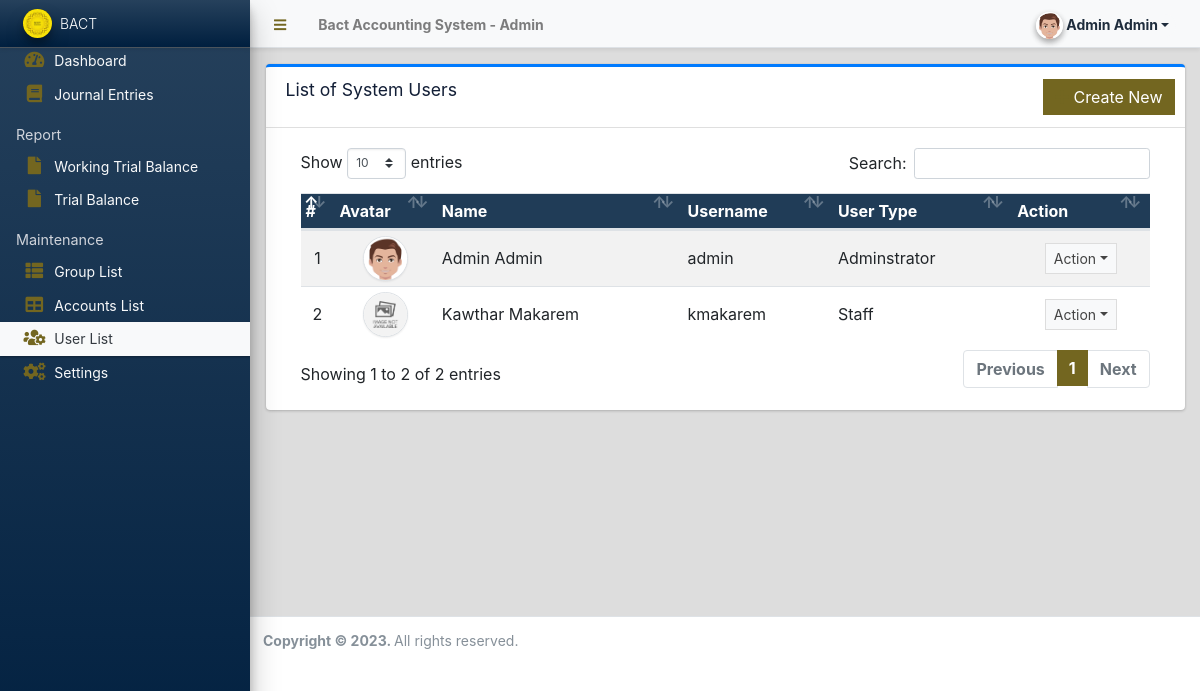
The app's page /admin/?page=user/list (signed in) with its own data.
### tables this page shows
CREATE TABLE `users` (
  `id` int(50) NOT NULL,
  `firstname` varchar(250) NOT NULL,
  `middlename` text DEFAULT NULL,
  `lastname` varchar(250) NOT NULL,
  `username` text NOT NULL,
  `password` text NOT NULL,
  `avatar` text DEFAULT NULL,
  `last_login` datetime DEFAULT NULL,
  `type` tinyint(1) NOT NULL DEFAULT 0,
  `status` int(1) NOT NULL DEFAULT 1 COMMENT '0=not verified, 1 = verified',
  `date_added` datetime NOT NULL DEFAULT current_timestamp(),
  `date_updated` datetime DEFAULT NULL ON UPDATE current_timestamp()
);

### config.php (called while the page is built, shortened)
<?php
function validate_image($file)
{
    if (!empty($file)) {
        $ex = explode('?', $file);
        $file = $ex[0];
        $param =  isset($ex[1]) ? '?' . $ex[1]  : '';
        if (is_file(base_app . $file)) {
            return base_url . $file . $param;
        } else {
            return base_url . 'dist/img/no-image-available.png';
        }
    } else {
        return base_url . 'dist/img/no-image-available.png';
    }
}

### admin/user/list.php (the view, shortened to what this page needs)
<div class="card card-outline card-primary">
	<div class="card-header">
		<h3 class="card-title">List of System Users</h3>
		<div class="card-tools">
			<a href="?page=user/manage_user" class="btn btn-flat btn-primary"><span class="fas fa-plus"></span>  Create New</a>
		</div>
	</div>
	<div class="card-body">
		<div class="container-fluid">
        <div class="container-fluid">
			<table class="table table-hover table-striped">
				<!-- <colgroup>
					<col width="5%">
					<col width="10%">
					<col width="20%">
					<col width="20%">
					<col width="15%">
					<col width="15%">
					<col width="10%">
				</colgroup> -->
				<thead>
					<tr class="custom-tr">
						<th>#</th>
						<th>Avatar</th>
						<th>Name</th>
						<th>Username</th>
						<th>User Type</th>
						<th>Action</th>
					</tr>
				</thead>
				<tbody>
					<?php
						$i = 1;
						$qry = $conn->query("SELECT *,concat(firstname,' ',lastname) as name from `users` where id != '1' order by concat(firstname,' ',lastname) asc ");
						while($row = $qry->fetch_assoc()):
					?>
						<tr>
							<td class="text-center"><?php echo $i++; ?></td>
							<td class="text-center"><img src="<?php echo validate_image($row['avatar']) ?>" class="img-avatar img-thumbnail p-0 border-2" alt="user_avatar"></td>
							<td><?php echo ucwords($row['name']) ?></td>
							<td ><p class="m-0 truncate-1"><?php echo $row['username'] ?></p></td>
							<td ><p class="m-0"><?php echo ($row['type'] == 1 )? "Adminstrator" : "Staff" ?></p></td>
							<td align="center">
								 <button type="button" class="btn btn-flat btn-default btn-sm dropdown-toggle dropdown-icon" data-toggle="dropdown">
				                  		Action
				                  </button>
							</td>
						</tr>
					<?php endwhile; ?>
				</tbody>
			</table>
		</div>
		</div>
	</div>
</div>

### admin/user/list.php (style rules this page uses)
.img-avatar { width:45px; height:45px; object-fit:cover; object-position:center center; border-radius:100%; }
h3 { color:#121E36; font-weight: bold; }
.btn-primary { color: while; background-color: #736620; border: #736620; }
.fas { color: #736620; }
.custom-tr { background-color: #203c57; color: white; }

### records on screen
users: avatar (picture), name "Admin Admin", username "admin", type "Adminstrator"
users: shows a picture, name "Kawthar Makarem", username "kmakarem", type "Staff"

### other values on screen
$_settings->info('name') "Bact Accounting System"
$_settings->info('short_name') "BACT"
